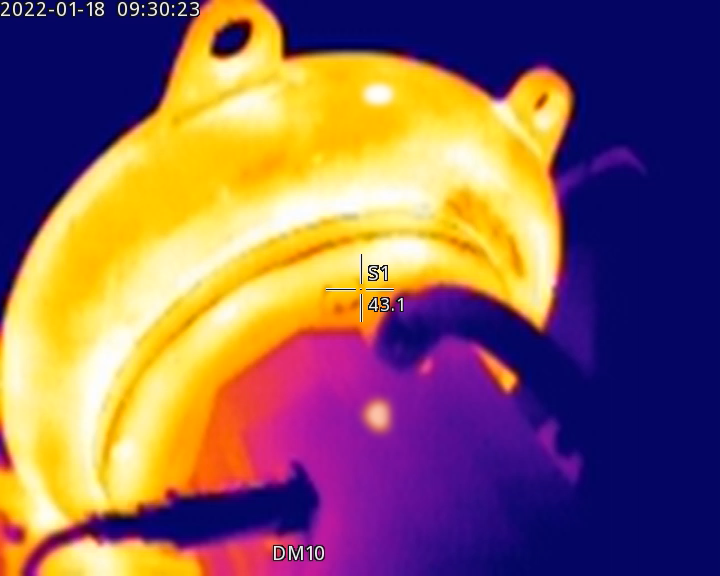
#> input picture a_test/se-kmeans/img/qx2.png, 720 x 576 px
$ python demo.py
#> lines starting #> are read from the running program, lines starting #| are printed output that depends on the picture; long printed decimals are rounded
from sys import flags
import cv2
from matplotlib.image import imread
import numpy as np
from matplotlib import pyplot as plt
from numpy.core.defchararray import center

import seaborn as sns
# sns.set()
# 对图像用kmeans聚类


img = cv2.imread('img/qx2.png')
#> img is the input picture: shape (576, 720, 3); mean B, G, R 96.2, 97.2, 135.1
# mask = cv2.imread('mask4/线圈.png')
# mask = mask/255
# img = img*mask
o = img.copy()
print('img.shape>>>>',img.shape)
#| img.shape>>>> (576, 720, 3)
h,w,c = img.shape
#> h = 576; w = 720; c = 3
# 将一个像素点的rgb值作为一个单元处理，这一点很重要
data = img.reshape((-1,3))
print('data.shape>>>',data.shape)
#| data.shape>>> (414720, 3)
# 转换数据类型
data = np.float32(data)
# 设置Kmeans参数
critera = (cv2.TermCriteria_EPS+cv2.TermCriteria_MAX_ITER,10,0.1)
# 初始中心的选择使眼色相差最大
flags = cv2.KMEANS_PP_CENTERS
# 对图片进行四分类
r,best,center = cv2.kmeans(data,4,None,criteria=critera,attempts=10,flags=flags)
#> r = 735857710.1; center = [[101.1, 5.87, 13.09], [26.54, 191.3, 251.9], [156.8, 238.5, 253.5], [130.9, 32.06, 152]]
print('r>>>',r)
#| r>>> 735857710.147
print('best.shape>>>',best.shape)
#| best.shape>>> (414720, 1)
print("center>>>",center)
#| center>>> [[101.138    5.874  13.088  ]
#|  [ 26.540  191.285   251.866  ]
#|  [156.782     238.525   253.518  ]
#|  [130.892    32.058  152.040  ]]
center = np.uint8(center)
#> center = [[101, 5, 13], [26, 191, 251], [156, 238, 253], [130, 32, 152]]
# 将不同分类的数据重新赋予另外一种颜色，实现分割图片

mean0 = data[best.ravel()==0].mean()
#> mean0 = 40.02
mean1 = data[best.ravel()==1].mean()
#> mean1 = 156.5
mean2 = data[best.ravel()==2].mean()
#> mean2 = 216.3
mean3 = data[best.ravel()==3].mean()
#> mean3 = 105

data[best.ravel()==0] = (mean0,mean0,mean0)
data[best.ravel()==1] = (mean1,mean1,mean1)
data[best.ravel()==2] = (mean2,mean2,mean2)
data[best.ravel()==3] = (mean3,mean3,mean3)


# 将结果转换为图片需要的格式
data = np.uint8(data)
oi = data.reshape((img.shape))
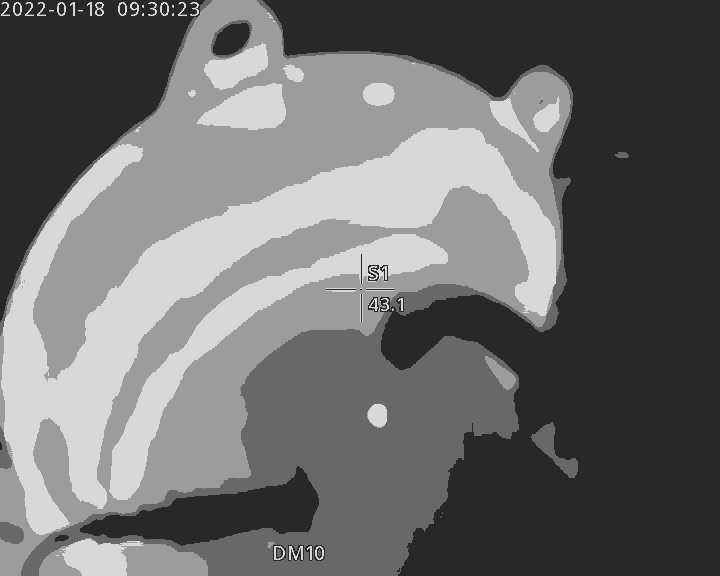
#> oi: shape (576, 720, 3); min 40, max 216, mean 109.2

sns.heatmap(oi[:,:,1:2].reshape((h,w)), xticklabels =False,yticklabels =False,cmap='gray')
plt.savefig('res/heatmap.png')
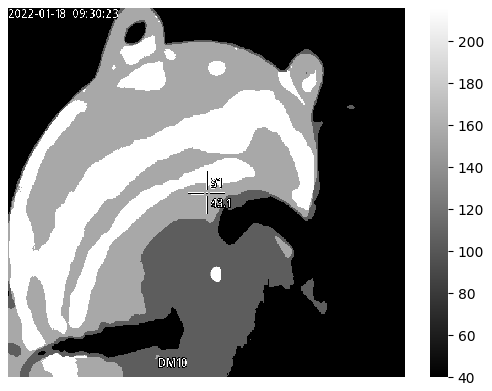
#> figure drawn by matplotlib, 2 panels
# 显示图片
cv2.imwrite('res/2-2.png', oi)
